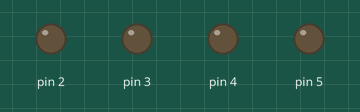
This sketch was run on a simulated Arduino Uno, built with avr-gcc and run on an emulated ATmega328P. On the bench: output pins drawn as LEDs (lit = HIGH).

Above: at 0.5 s.
At 2.5 s:
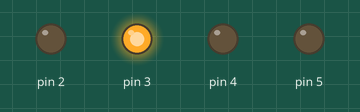
At 3.5 s:
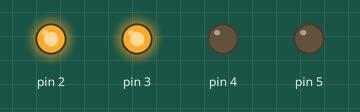
At 5.5 s:
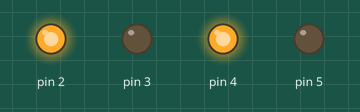
At 8.5 s:
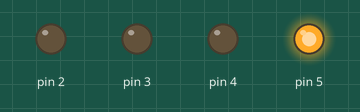
At 11.5 s:
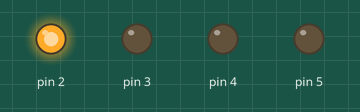
Timing chart, 0 to 13.0 s (numbered marks = the images above):
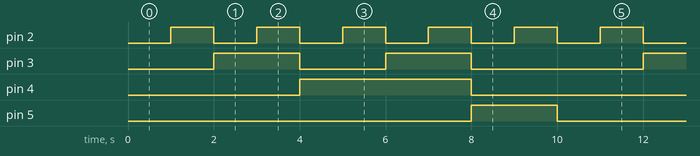

Measured:
- by itself, pin 2: alternates HIGH for 1.0 s and LOW for 1.0 s
- by itself, pin 3: repeats every 10.0 s: LOW 2.0 s, HIGH 2.0 s, LOW 4.0 s, HIGH 2.0 s
- by itself, pin 4: alternates HIGH for 4.0 s and LOW for 6.0 s
- by itself, pin 5: alternates HIGH for 2.0 s and LOW for 8.0 s

The sketch:

nixie_test1.ino
```cpp
void setup() {
  // put your setup code here, to run once:


  // set output pins
  pinMode(5, OUTPUT);// D
  pinMode(4, OUTPUT);// C
  pinMode(3, OUTPUT);// B
  pinMode(2, OUTPUT);// A


}

void loop() {
  // put your main code here, to run repeatedly:

  // cycle through
 //0
 digitalWrite(5, LOW);  //D
 digitalWrite(4, LOW);  //C
 digitalWrite(3, LOW);  //B
 digitalWrite(2, LOW);  //A
 delay(1000);

//1
 digitalWrite(5, LOW);  //D
 digitalWrite(4, LOW);  //C
 digitalWrite(3, LOW);  //B
 digitalWrite(2, HIGH); //A
 delay(1000);
 //2
 digitalWrite(5, LOW);  //D
 digitalWrite(4, LOW);  //C
 digitalWrite(3, HIGH); //B
 digitalWrite(2, LOW);  //A
 delay(1000);
 //3
 digitalWrite(5, LOW);  //D
 digitalWrite(4, LOW);  //C
 digitalWrite(3, HIGH); //B
 digitalWrite(2, HIGH); //A
 delay(1000);
 //4
 digitalWrite(5, LOW);  //D
 digitalWrite(4, HIGH); //C
 digitalWrite(3, LOW);  //B
 digitalWrite(2, LOW);  //A
 delay(1000);
 //5
 digitalWrite(5, LOW);  //D
 digitalWrite(4, HIGH); //C
 digitalWrite(3, LOW);  //B
 digitalWrite(2, HIGH); //A
 delay(1000);
 //6
 digitalWrite(5, LOW);  //D
 digitalWrite(4, HIGH); //C
 digitalWrite(3, HIGH); //B
 digitalWrite(2, LOW);  //A
 delay(1000);
 //7
 digitalWrite(5, LOW);  //D
 digitalWrite(4, HIGH); //C
 digitalWrite(3, HIGH); //B
 digitalWrite(2, HIGH); //A
 delay(1000);
 //8
 digitalWrite(5, HIGH); //D
 digitalWrite(4, LOW);  //C
 digitalWrite(3, LOW);  //B
 digitalWrite(2, LOW);  //A
 delay(1000);
 //9
 digitalWrite(5, HIGH); //D
 digitalWrite(4, LOW);  //C
 digitalWrite(3, LOW); //B
 digitalWrite(2, HIGH);  //A
 delay(1000);


}
```
